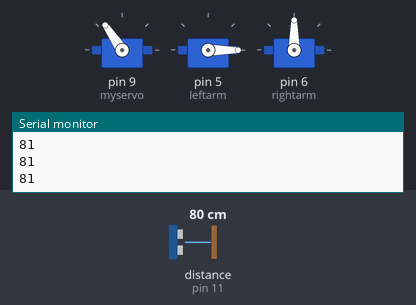
The sketch below on a simulated Arduino Uno, built with avr-gcc and run on an emulated ATmega328P. On the bench: 3 × servo, the last lines printed to the serial monitor. Inputs (shaded band) come from the test bench; at power-on: distance to the obstacle (sensor on pin 11) 80 cm. The echo pulse lasts 58.3 µs per cm.

Above: at 1.27 s.
1.3 s: distance to the obstacle (sensor on pin 11) set to 52 cm
At 1.56 s:
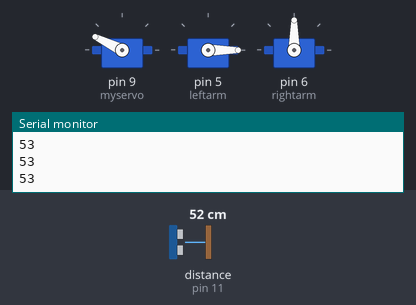
4.3 s: distance to the obstacle (sensor on pin 11) set to 43 cm
At 4.3 s:
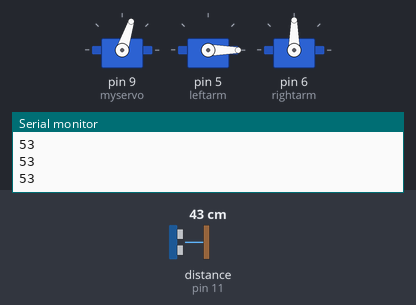
5.8 s: distance to the obstacle (sensor on pin 11) set to 60 cm
8.8 s: distance to the obstacle (sensor on pin 11) set to 2 cm
At 9.6 s:
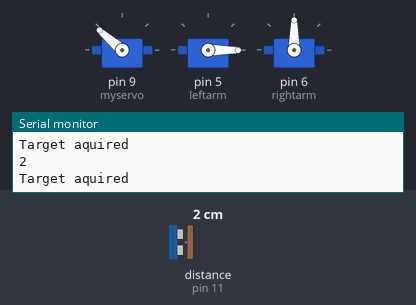
Timing chart, 0 to 11.3 s (numbered marks = the images above; inputs shaded):
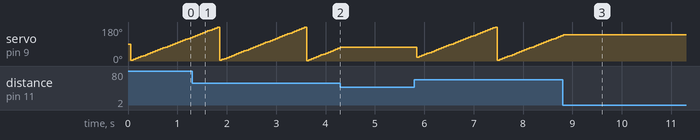

Measured:
- the behaviour switches between 49 and 48 cm on distance to the obstacle (sensor on pin 11) (found by bisection; images 1 and 2)
- after the input at 4.3 s, servo on pin 9 (myservo): stops changing and stays 72°
- after the input at 8.8 s, servo on pin 9 (myservo): goes on until 8.8 s, then stays 139°
- by itself, servo on pin 9 (myservo): ramps from 2° to 179° and jumps back, once every 1.8 s

The sketch:

Robit.ino
```cpp
#include <NewPing.h>

#define TRIGGER_PIN  12  // Arduino pin tied to trigger pin on the ultrasonic sensor.
#define ECHO_PIN     11  // Arduino pin tied to echo pin on the ultrasonic sensor.
#define MAX_DISTANCE 200 //max 400-500

NewPing sonar(TRIGGER_PIN, ECHO_PIN, MAX_DISTANCE);

#include <Servo.h>

Servo myservo;  // create servo object to control a servo
Servo leftarm;
Servo rightarm;

int pos = 0;    // variable to store the servo position
int d = 5;
int cnt = 0;
int cntMax = d*5;

void setup() {
  myservo.attach(9);  // attaches the servo on pin 9 to the servo object
  leftarm.attach(5);
  rightarm.attach(6);
  Serial.begin(115200); // Open serial monitor at 115200 baud to see ping results.
}

void loop() {
  leftarm.write(0);
  leftarm.write(0);
  for (pos = 0; pos <= 180; pos++) { // goes from 0 degrees to 180 degrees
    delay(d);
    cnt+=d;
    if (cnt >= cntMax){
      cnt = 0;
      unsigned int uS = sonar.ping(); // Send ping, get ping time in microseconds (uS).
      delay(20);
      Serial.println(uS/US_ROUNDTRIP_CM);
      if (uS / US_ROUNDTRIP_CM > 1 && uS/US_ROUNDTRIP_CM < 50){
        Serial.println("Target aquired");
        pos=pos-1;
      }else{
        myservo.write(pos);
      }
    }

    //Serial.print("Ping: ");
    //Serial.print(uS / US_ROUNDTRIP_CM); // Convert ping time to distance in cm and print result (0 = outside set distance range)
    //Serial.println("cm");
    //if ((uS/US_ROUNDTRIP_CM) > 100){
                             // waits 15ms for the servo to reach the position


  }
//  for (pos = 180; pos > 0; pos--){
  //  delay(d);
//    myservo.write(pos);
//  }
}
```
